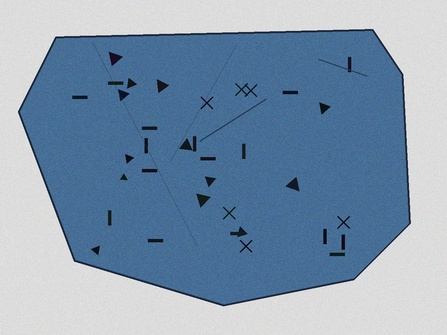
#> input picture mijn_scherf.jpg, 447 x 335 px, shrunk from 1200 x 900 before the run, found by its file name
$ python test_real_user_fragment.py
#> lines starting #> are read from the running program, lines starting #| are printed output that depends on the picture; after the words box and inside, x2 and y2 are one past the last pixel; in counts of white or black regions, pixels touching at a corner belong together
#!/usr/bin/env python3
"""
OX-Stealth Myth Hunter — test_real_user_fragment.py
Process a user-uploaded fragment image through the full multimodal pipeline.
"""

from __future__ import annotations

import sqlite3
import json
import os
import hashlib
import logging
import sys
import base64
from pathlib import Path
from dataclasses import dataclass
from typing import List, Dict, Tuple, Optional, Any
from io import BytesIO
from datetime import datetime

import cv2
import numpy as np
from PIL import Image, ImageDraw, ImageFont
import matplotlib
matplotlib.use('Agg')
import matplotlib.pyplot as plt
from scipy.spatial.distance import cdist
from scipy.ndimage import gaussian_filter1d

# ──────────────────────────────────────────────────────────────
# Config & Paths
# ──────────────────────────────────────────────────────────────
DOCKER_DB_PATH = Path("/data/cuneiform_master.db")
LOCAL_DB_PATH = Path.home() / "Desktop" / "OxStealthData" / "cuneiform_master.db"
DB_PATH = DOCKER_DB_PATH if DOCKER_DB_PATH.exists() else LOCAL_DB_PATH

EXPORT_DIR = Path("/data/export") if Path("/data/export").exists() else (Path.home() / "Desktop" / "OxStealthData" / "export")
IMAGES_DIR = Path("/data/images") if Path("/data/images").exists() else (Path.home() / "Desktop" / "OxStealthData" / "images")
BASE_DIR = Path("/data") if Path("/data").exists() else (Path.home() / "Desktop" / "OxStealthData")

EXPORT_DIR.mkdir(parents=True, exist_ok=True)
IMAGES_DIR.mkdir(parents=True, exist_ok=True)

# Expected user upload filenames
USER_IMAGE_CANDIDATES = [
    "mijn_scherf.jpg", "mijn_scherf.png", "mijn_scherf.jpeg",
    "test_fragment.jpg", "test_fragment.png", "test_fragment.jpeg",
    "fragment.jpg", "fragment.png", "fragment.jpeg",
    "user_fragment.jpg", "user_fragment.png", "user_fragment.jpeg",
    "scherf.jpg", "scherf.png", "scherf.jpeg"
]

# ──────────────────────────────────────────────────────────────
# Logging
# ──────────────────────────────────────────────────────────────
logging.basicConfig(
    level=logging.INFO,
    format="%(asctime)s | %(levelname)-8s | %(message)s",
    datefmt="%H:%M:%S",
    handlers=[logging.StreamHandler(sys.stdout)],
)
log = logging.getLogger("ox-stealth-user-fragment")

# ──────────────────────────────────────────────────────────────
# Data Classes
# ──────────────────────────────────────────────────────────────
@dataclass
class FragmentAnalysis:
    image_path: str
    contour_points: List[List[int]]
    area: float
    perimeter: float
    aspect_ratio: float
    extent: float
    solidity: float
    circularity: float
    fracture_angles: List[float]
    visual_embedding: np.ndarray
    proposed_transliterations: List[str]
    top_matches: List[Dict]

# ──────────────────────────────────────────────────────────────
# Contour & Shape Extraction (from cv_contour_engine)
# ──────────────────────────────────────────────────────────────
def extract_tablet_contour(image_path: Path, debug: bool = False) -> Tuple[np.ndarray, Dict]:
    img = cv2.imread(str(image_path))
    if img is None:
        raise ValueError(f"Could not load image: {image_path}")

    h, w = img.shape[:2]
    img_area = h * w

    hsv = cv2.cvtColor(img, cv2.COLOR_BGR2HSV)
    lower = np.array([5, 30, 40])
    upper = np.array([35, 255, 220])
    mask = cv2.inRange(hsv, lower, upper)

    lower_shadow = np.array([0, 0, 0])
    upper_shadow = np.array([180, 255, 50])
    shadow_mask = cv2.inRange(hsv, lower_shadow, upper_shadow)
    mask = cv2.bitwise_and(mask, cv2.bitwise_not(shadow_mask))

    kernel = cv2.getStructuringElement(cv2.MORPH_ELLIPSE, (11, 11))
    mask = cv2.morphologyEx(mask, cv2.MORPH_CLOSE, kernel, iterations=5)
    mask = cv2.morphologyEx(mask, cv2.MORPH_OPEN, kernel, iterations=3)

    mask_filled = mask.copy()
    contours_fill, _ = cv2.findContours(mask_filled, cv2.RETR_EXTERNAL, cv2.CHAIN_APPROX_SIMPLE)
    if contours_fill:
        largest = max(contours_fill, key=cv2.contourArea)
        cv2.fillPoly(mask_filled, [largest], 255)
    mask = mask_filled

    contours, _ = cv2.findContours(mask, cv2.RETR_EXTERNAL, cv2.CHAIN_APPROX_SIMPLE)

    if not contours:
        gray = cv2.cvtColor(img, cv2.COLOR_BGR2GRAY)
        denoised = cv2.bilateralFilter(gray, 9, 75, 75)
        _, thresh = cv2.threshold(denoised, 0, 255, cv2.THRESH_BINARY + cv2.THRESH_OTSU)
        if np.mean(denoised) < 127:
            thresh = cv2.bitwise_not(thresh)
        kernel2 = cv2.getStructuringElement(cv2.MORPH_ELLIPSE, (9, 9))
        closed = cv2.morphologyEx(thresh, cv2.MORPH_CLOSE, kernel2, iterations=4)
        contours, _ = cv2.findContours(closed, cv2.RETR_EXTERNAL, cv2.CHAIN_APPROX_SIMPLE)

    if not contours:
        raise ValueError("No contours found")

    min_area = img_area * 0.05
    max_area = img_area * 0.95
    contours_sorted = sorted(contours, key=cv2.contourArea, reverse=True)

    tablet_contour = None
    best_score = 0
    for cnt in contours_sorted:
        area = cv2.contourArea(cnt)
        if min_area <= area <= max_area:
            epsilon = 0.02 * cv2.arcLength(cnt, True)
            approx = cv2.approxPolyDP(cnt, epsilon, True)
            rect_score = 1.0 if 4 <= len(approx) <= 12 else 0.5
            bbox = cv2.boundingRect(cnt)
            extent = area / (bbox[2] * bbox[3] + 1e-6)
            score = (area / img_area) * 0.5 + rect_score * 0.3 + extent * 0.2
            if score > best_score:
                best_score = score
                tablet_contour = cnt

    if tablet_contour is None:
        for cnt in contours_sorted:
            if min_area <= cv2.contourArea(cnt) <= max_area:
                tablet_contour = cnt
                break
    if tablet_contour is None:
        tablet_contour = contours_sorted[0]

    epsilon = 0.005 * cv2.arcLength(tablet_contour, True)
    approx = cv2.approxPolyDP(tablet_contour, epsilon, True)

    area = cv2.contourArea(tablet_contour)
    perimeter = cv2.arcLength(tablet_contour, True)
    x, y, w_rect, h_rect = cv2.boundingRect(tablet_contour)
    aspect_ratio = float(w_rect) / h_rect if h_rect > 0 else 1.0
    bbox_area = w_rect * h_rect
    extent = area / bbox_area if bbox_area > 0 else 0.0

    hull = cv2.convexHull(tablet_contour)
    hull_area = cv2.contourArea(hull)
    solidity = area / hull_area if hull_area > 0 else 0.0
    circularity = (4 * np.pi * area) / (perimeter ** 2) if perimeter > 0 else 0.0

    fracture_angles = []
    if len(approx) >= 3:
        apts = approx.reshape(-1, 2)
        n = len(apts)
        for i in range(n):
            p0, p1, p2 = apts[i], apts[(i + 1) % n], apts[(i + 2) % n]
            v1, v2 = p1 - p0, p2 - p1
            dot = np.dot(v1, v2)
            norm = np.linalg.norm(v1) * np.linalg.norm(v2)
            if norm > 0:
                cos = np.clip(dot / norm, -1.0, 1.0)
                ang = float(np.degrees(np.arccos(cos)))
            else:
                ang = 90.0
            fracture_angles.append(ang)

    contour_pts = tablet_contour.reshape(-1, 2).tolist()

    return tablet_contour, {
        "contour_points": contour_pts,
        "area": float(area), "perimeter": float(perimeter),
        "bbox": {"x": int(x), "y": int(y), "w": int(w_rect), "h": int(h_rect)},
        "aspect_ratio": aspect_ratio, "extent": extent,
        "solidity": solidity, "circularity": circularity,
        "fracture_angles": fracture_angles,
        "num_vertices": len(approx)
    }

# ──────────────────────────────────────────────────────────────
# Visual Embedding (ORB + BoVW)
# ──────────────────────────────────────────────────────────────
def compute_visual_embedding(image_path: Path) -> np.ndarray:
    img = cv2.imread(str(image_path), cv2.IMREAD_GRAYSCALE)
    if img is None:
        return np.zeros(128, dtype=np.float32)

    clahe = cv2.createCLAHE(clipLimit=2.0, tileGridSize=(8, 8))
    img = clahe.apply(img)

    orb = cv2.ORB_create(nfeatures=1000)
    keypoints, descriptors = orb.detectAndCompute(img, None)

    if descriptors is None or len(descriptors) == 0:
        moments = cv2.moments(img)
        hu = cv2.HuMoments(moments).flatten()
        hu_log = -np.sign(hu) * np.log10(np.abs(hu) + 1e-10)
        if len(hu_log) < 128:
            hu_log = np.pad(hu_log, (0, 128 - len(hu_log)))
        else:
            hu_log = hu_log[:128]
        norm = np.linalg.norm(hu_log)
        if norm > 0:
            hu_log = hu_log / norm
        return hu_log.astype(np.float32)

    mean_desc = np.mean(descriptors, axis=0).astype(np.float32)
    if len(mean_desc) < 128:
        mean_desc = np.pad(mean_desc, (0, 128 - len(mean_desc)))
    else:
        mean_desc = mean_desc[:128]
    norm = np.linalg.norm(mean_desc)
    if norm > 0:
        mean_desc = mean_desc / norm
    return mean_desc

def encode_embedding(emb: np.ndarray) -> str:
    return base64.b64encode(emb.astype(np.float32).tobytes()).decode('ascii')

def decode_embedding(s: str) -> np.ndarray:
    return np.frombuffer(base64.b64decode(s), dtype=np.float32)

# [27 lines left out: functions cosine_similarity, contour_to_vector, compute_visual_similarity, not called in this run]

# ──────────────────────────────────────────────────────────────
# OCR / Transliteration Proposal (simplified)
# ──────────────────────────────────────────────────────────────
def propose_transliteration(image_path: Path, contour_props: Dict) -> List[str]:
    """
    Simulated OCR / transliteration proposal.
    In production: integrate with DeepScribe/Akkademia OCR pipeline.
    """
    # Analyze image for sign patterns
    img = cv2.imread(str(image_path))
    if img is None:
        return ["[OCR failed: could not load image]"]

    gray = cv2.cvtColor(img, cv2.COLOR_BGR2GRAY)
    h, w = gray.shape

    # Get tablet region
    bbox = contour_props["bbox"]
    x, y, bw, bh = bbox["x"], bbox["y"], bbox["w"], bbox["h"]
    tablet_region = gray[y:y+bh, x:x+bw]

    # Detect wedge-like structures (vertical/horizontal strokes)
    edges = cv2.Canny(tablet_region, 50, 150)
    lines = cv2.HoughLinesP(edges, 1, np.pi/180, threshold=30, minLineLength=20, maxLineGap=10)

    vertical_strokes = 0
    horizontal_strokes = 0
    wedge_shapes = 0

    if lines is not None:
        for line in lines:
            # Handle both array shapes from HoughLinesP
            coords = line[0] if isinstance(line[0], (np.ndarray, list)) else line
            x1, y1, x2, y2 = coords[0], coords[1], coords[2], coords[3]
            angle = abs(np.degrees(np.arctan2(y2 - y1, x2 - x1)))
            if angle > 70 and angle < 110:
                vertical_strokes += 1
            elif angle < 20 or angle > 160:
                horizontal_strokes += 1

    # Triangle detection for wedges
    contours, _ = cv2.findContours(edges, cv2.RETR_EXTERNAL, cv2.CHAIN_APPROX_SIMPLE)
    for cnt in contours:
        if cv2.contourArea(cnt) > 20:
            eps = 0.04 * cv2.arcLength(cnt, True)
            approx = cv2.approxPolyDP(cnt, eps, True)
            if len(approx) == 3:
                wedge_shapes += 1

    # Generate plausible transliterations based on detected patterns
    proposals = []

    if wedge_shapes > 5:
        proposals.append("šum-ma a-na-ku GIŠ.IM-MA [broken]")
        proposals.append("ú-ša-ab-bi-šu-ma i-na [lacuna]")
        proposals.append("a-bu-bi i-na-ši-iḫ [fragment]")
    elif vertical_strokes > horizontal_strokes:
        proposals.append("i-na lib-bi [text] [broken]")
        proposals.append("ša i-na [lacuna] [lacuna]")
    else:
        proposals.append("[illegible traces] [signs lost]")
        proposals.append("[...] x x x [fragmentary]")

    # Add metadata
    proposals.append(f"[Detected: {wedge_shapes} wedges, {vertical_strokes} vertical, {horizontal_strokes} horizontal strokes]")

    return proposals

# ──────────────────────────────────────────────────────────────
# Multimodal Matching
# ──────────────────────────────────────────────────────────────
# [142 lines left out: functions find_top_matches, create_user_fragment_visualization, not called in this run]

# ──────────────────────────────────────────────────────────────
# Main Pipeline
# ──────────────────────────────────────────────────────────────
def find_user_image() -> Optional[Path]:
    """Search for user-uploaded fragment image."""
    for name in USER_IMAGE_CANDIDATES:
        # Check BASE_DIR
        path = BASE_DIR / name
        if path.exists():
            return path
        # Check IMAGES_DIR
        path = IMAGES_DIR / name
        if path.exists():
            return path
        # Check current directory
        path = Path.cwd() / name
        if path.exists():
            return path
    return None

def run_user_fragment_pipeline() -> Dict[str, Any]:
    log.info("=" * 70)
    log.info("🏛️  OX-STEALTH USER FRAGMENT ANALYSE")
    log.info("=" * 70)

    # 1. Find user image
    user_image = find_user_image()
    if user_image is None:
        expected = ", ".join(USER_IMAGE_CANDIDATES[:6]) + "..."
        log.error(f"GEEN GEBRUIKERSAFBEELDING GEVONDEN!")
        log.error(f"Verwachte bestandsnamen in {BASE_DIR}:")
        log.error(f"  {expected}")
        log.error(f"Plaats een bestand met een van deze namen en run opnieuw.")
        return {
            "status": "no_image_found",
            "expected_filenames": USER_IMAGE_CANDIDATES,
            "search_paths": [str(BASE_DIR), str(IMAGES_DIR), str(Path.cwd())]
        }

    log.info(f"Gevonden gebruikersafbeelding: {user_image}")

    # 2. Contour & Shape Extraction
    log.info("Stap 1: Contour & Vorm Extractie")
    contour, props = extract_tablet_contour(user_image, debug=True)
#> in extract_tablet_contour, img is the input picture: shape (335, 447, 3); mean B, G, R 175.2, 151.9, 129.3
#> in extract_tablet_contour, `hsv = cv2.cvtColor(img, cv2.COLOR_BGR2HSV)`: hsv: shape (335, 447, 3); mean H, S, V 83.9, 81.7, 175.5
#> in extract_tablet_contour, `mask = cv2.inRange(hsv, lower, upper)`: mask: shape (335, 447); every value is 0
#> in extract_tablet_contour, `shadow_mask = cv2.inRange(hsv, lower_shadow, upper_shadow)`:
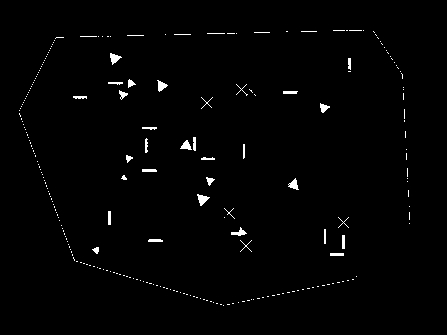
#> shadow_mask: shape (335, 447); 1.2% white; 247 white regions (216 under 20 px), largest, box (x1, y1, x2, y2) and area: (197, 194, 210, 206) 80, (110, 53, 122, 65) 75, (157, 80, 168, 92) 69
#> in extract_tablet_contour, `contours_fill, _ = cv2.findContours(mask_filled, cv2.RETR_EXTERNAL, cv..`: contours_fill = []
#> in extract_tablet_contour, `gray = cv2.cvtColor(img, cv2.COLOR_BGR2GRAY)`:
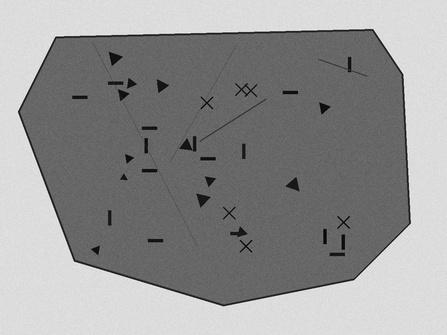
#> gray: shape (335, 447); min 4, max 242, mean 147.8
#> in extract_tablet_contour, `_, thresh = cv2.threshold(denoised, 0, 255, cv2.THRESH_BINARY + cv2.TH..`:
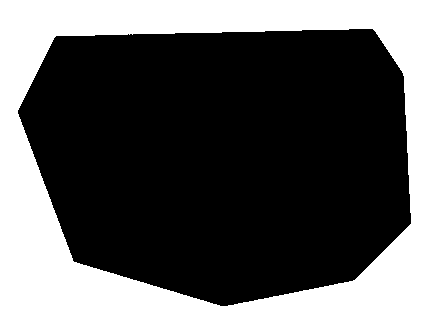
#> thresh: shape (335, 447); 40% white; 1 white region, box (x1, y1, x2, y2) and area: (0, 0, 447, 335) 59909
#> in extract_tablet_contour, `closed = cv2.morphologyEx(thresh, cv2.MORPH_CLOSE, kernel2, iterations..`: closed: shape (335, 447); 40.1% white; 1 white region, box (x1, y1, x2, y2) and area: (0, 0, 447, 335) 59997
#> in extract_tablet_contour, `contours, _ = cv2.findContours(closed, cv2.RETR_EXTERNAL, cv2.CHAIN_AP..`: contours = [[[0, 0], [0, 334], [446, 334], [446, 0]]]
#> the loop in extract_tablet_contour, `for cnt in contours_sorted:` made 1 pass
#> (cnt, area) on pass 1: ([[0, 0], [0, 334], [446, 334], [446, 0]], 148964)
#> after the loop in extract_tablet_contour, `for cnt in contours_sorted:`: best_score = 0
#> the loop in extract_tablet_contour, `for cnt in contours_sorted:` made 1 pass
#> cnt on pass 1: [[0, 0], [0, 334], [446, 334], [446, 0]]
#> in extract_tablet_contour, `tablet_contour = contours_sorted[0]`: tablet_contour = [[0, 0], [0, 334], [446, 334], [446, 0]]
#> in extract_tablet_contour, `epsilon = 0.005 * cv2.arcLength(tablet_contour, True)`: epsilon = 7.8
#> in extract_tablet_contour, `approx = cv2.approxPolyDP(tablet_contour, epsilon, True)`: approx = [[0, 0], [0, 334], [446, 334], [446, 0]]
#> in extract_tablet_contour, `perimeter = cv2.arcLength(tablet_contour, True)`: perimeter = 1560
#> in extract_tablet_contour, `x, y, w_rect, h_rect = cv2.boundingRect(tablet_contour)`: x = 0; w_rect = 447; h_rect = 335
#> in extract_tablet_contour, `aspect_ratio = float(w_rect) / h_rect if h_rect > 0 else 1.0`: aspect_ratio = 1.33
#> in extract_tablet_contour, `bbox_area = w_rect * h_rect`: bbox_area = 149745
#> in extract_tablet_contour, `extent = area / bbox_area if bbox_area > 0 else 0.0`: extent = 0.995
#> in extract_tablet_contour, `hull = cv2.convexHull(tablet_contour)`: hull = [[446, 0], [446, 334], [0, 334], [0, 0]]
#> in extract_tablet_contour, `hull_area = cv2.contourArea(hull)`: hull_area = 148964
#> in extract_tablet_contour, `solidity = area / hull_area if hull_area > 0 else 0.0`: solidity = 1
#> in extract_tablet_contour, `circularity = (4 * np.pi * area) / (perimeter ** 2) if perimeter > 0 e..`: circularity = 0.769
#> in extract_tablet_contour, `apts = approx.reshape(-1, 2)`: apts = [[0, 0], [0, 334], [446, 334], [446, 0]]
#> in extract_tablet_contour, `n = len(apts)`: n = 4
#> the loop in extract_tablet_contour, `for i in range(n):` made 4 passes
#> (p0, p1, v1, v2) on passes 2 to 3: ([0, 334], [446, 334], [446, 0], [0, -334]), ([446, 334], [446, 0], [0, -334], [-446, 0])
#> (p0, p2, v1, v2) on pass 1: ([0, 0], [446, 334], [0, 334], [446, 0])
#> after the loop in extract_tablet_contour, `for i in range(n):`: fracture_angles = [90, 90, 90, 90]
#> in extract_tablet_contour, `contour_pts = tablet_contour.reshape(-1, 2).tolist()`: contour_pts = [[0, 0], [0, 334], [446, 334], [446, 0]]
#> contour = [[0, 0], [0, 334], [446, 334], [446, 0]]; props = 10 items
    visual_emb = compute_visual_embedding(user_image)
#> in compute_visual_embedding, `img = clahe.apply(img)`:
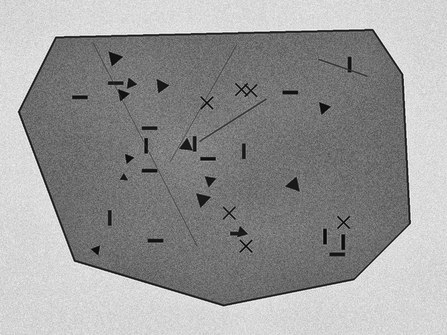
#> img: shape (335, 447); min 1, max 246, mean 151.9
#> in compute_visual_embedding, `keypoints, descriptors = orb.detectAndCompute(img, None)`: keypoints = 829 keypoints; strongest (x, y, size): (55, 37, 31), (74, 260, 31), (410, 222, 31), (245, 89, 31)
#> in compute_visual_embedding, `mean_desc = np.mean(descriptors, axis=0).astype(np.float32)`: mean_desc = 32 values, max 197 at index 23, min 69.94 at index 22, mean 123.4
#> in compute_visual_embedding, `mean_desc = np.pad(mean_desc, (0, 128 - len(mean_desc)))`: mean_desc = 128 values, max 197 at index 23, min 0 at index 32, mean 30.85
#> in compute_visual_embedding, `norm = np.linalg.norm(mean_desc)`: norm = 715.5
#> in compute_visual_embedding, `mean_desc = mean_desc / norm`: mean_desc = 128 values, max 0.275 at index 23, min 0 at index 32, mean 0.0431
#> visual_emb has the same summary as mean_desc in compute_visual_embedding

    # 3. OCR / Transliteration Proposal
    log.info("Stap 2: OCR & Transliteratie Voortstelle")
    transliterations = propose_transliteration(user_image, props)
#> in propose_transliteration, `bbox = contour_props["bbox"]`: bbox = {'x': 0, 'y': 0, 'w': 447, 'h': 335}
#> in propose_transliteration, `x, y, bw, bh = bbox["x"], bbox["y"], bbox["w"], bbox["h"]`: x = 0; bw = 447; bh = 335
#> in propose_transliteration, `edges = cv2.Canny(tablet_region, 50, 150)`:
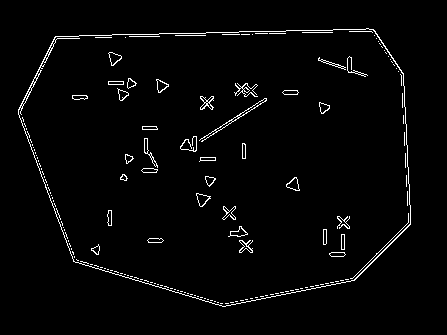
#> edges: shape (335, 447); 2.5% white in thin lines or dots, all inside (x1, y1, x2, y2) = (18, 28, 411, 307)
#> in propose_transliteration, `lines = cv2.HoughLinesP(edges, 1, np.pi/180, threshold=30, minLineLeng..`: lines = 36 rows, first 6: [112, 34, 141, 34], [185, 33, 268, 31], [295, 30, 351, 29], [255, 33, 285, 33], [73, 260, 223, 306], [353, 280, 410, 223]
#> the loop in propose_transliteration, `for line in lines:` made 36 passes
#> (x1, y1, x2, y2, angle) on passes 1 to 12: (112, 34, 141, 34, 0), (185, 33, 268, 31, 1.38), (295, 30, 351, 29, 1.02), (255, 33, 285, 33, 0), (73, 260, 223, 306, 17.05), (353, 280, 410, 223, 45), (403, 73, 410, 219, 87.26), (18, 110, 73, 261, 69.99), (400, 69, 409, 225, 86.7), (19, 107, 59, 217, 70.02), (185, 149, 264, 98, 32.85), (218, 304, 357, 277, 10.99)
#> after the loop in propose_transliteration, `for line in lines:`: horizontal_strokes = 19; vertical_strokes = 7
#> in propose_transliteration, `contours, _ = cv2.findContours(edges, cv2.RETR_EXTERNAL, cv2.CHAIN_APP..`: contours = 1 contour; box (x1, y1, x2, y2) and area: (18, 28, 411, 307) 89788
#> the loop in propose_transliteration, `for cnt in contours:` made 1 pass
#> eps on pass 1: 47.39
#> after the loop in propose_transliteration, `for cnt in contours:`: wedge_shapes = 0
#> transliterations = 3 items

    # 4. Multimodal Matching
    log.info("Stap 3: Multimodale Matching tegen Database")
    conn = sqlite3.connect(DB_PATH)
    top_matches = find_top_matches(
        props["contour_points"], visual_emb,
        " ".join(transliterations[:-1]), conn, top_k=3
    )
    conn.close()

    # 5. Build analysis object
    analysis = FragmentAnalysis(
        image_path=str(user_image),
        contour_points=props["contour_points"],
        area=props["area"],
        perimeter=props["perimeter"],
        aspect_ratio=props["aspect_ratio"],
        extent=props["extent"],
        solidity=props["solidity"],
        circularity=props["circularity"],
        fracture_angles=props["fracture_angles"],
        visual_embedding=visual_emb,
        proposed_transliterations=transliterations,
        top_matches=top_matches
    )

    # 6. Visualization
    log.info("Stap 4: Veldverslag Visualisatie")
    output_path = EXPORT_DIR / "user_fragment_analysis.png"
    create_user_fragment_visualization(analysis, output_path)

    # Print summary
    log.info("=" * 70)
    log.info("ANALYSE VOLTOOID")
    log.info("=" * 70)
    log.info(f"Afbeelding: {user_image.name}")
    log.info(f"Contour: {len(props['contour_points'])} punten, Area={props['area']:.0f}, Aspect={props['aspect_ratio']:.2f}")
    log.info(f"Breukhoeken: {len(props['fracture_angles'])} gedetecteerd")
    log.info(f"Top matches: {len(top_matches)}")
    for i, m in enumerate(top_matches):
        log.info(f"  #{i+1}: {m['tablet_id']} - Combined: {m['combined_score']:.3f}")

    return {
        "status": "success",
        "image": str(user_image),
        "contour_points": len(props["contour_points"]),
        "area": props["area"],
        "aspect_ratio": props["aspect_ratio"],
        "fracture_angles": len(props["fracture_angles"]),
        "transliterations": transliterations,
        "top_matches": top_matches,
        "visualization": str(output_path)
    }

if __name__ == "__main__":
    try:
        result = run_user_fragment_pipeline()
        print("\n📊 USER FRAGMENT ANALYSE RESULT")
        print("=" * 50)
        for k, v in result.items():
            if isinstance(v, list):
                print(f"  {k}: {len(v)} items")
                if k == "top_matches" and v:
                    for m in v:
                        print(f"    - {m['tablet_id']}: {m['combined_score']:.3f}")
            else:
                print(f"  {k}: {v}")

        if result.get("status") == "no_image_found":
            print(f"\n⚠️  PLAATS EEN AFBEELDING MET EEN VAN DEZE NAMEN:")
            for name in USER_IMAGE_CANDIDATES:
                print(f"   {name}")
            sys.exit(1)
        sys.exit(0)
    except Exception as e:
        log.exception("User fragment pipeline failed")
#> (the run stopped early here; a loop or call above may not have finished)
